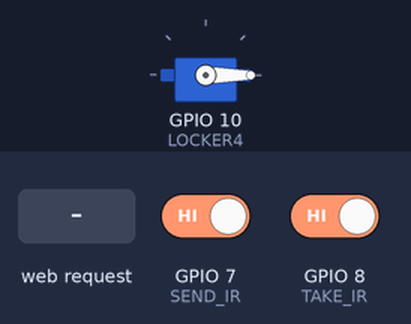
A sketch run on a simulated ESP32-C3. On the bench: servo. The inputs (shaded band) are chosen by the test bench; at power-on: GPIO 7 (SEND_IR) HIGH, GPIO 8 (TAKE_IR) HIGH. WiFi joins after 1.5 s; servers stay silent unless stated; what the sketch prints to the serial monitor is not drawn.

Above: at 2.7 s.
2.8 s: HTTP request GET /open?locker=open received
At 4.0 s:
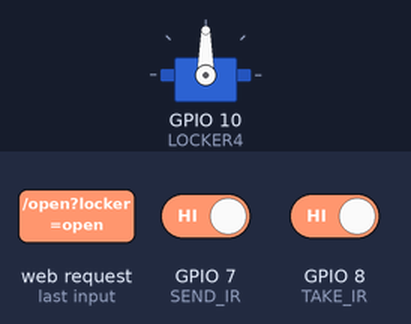
7.7 s: HTTP request GET /open?locker=close received
At 8.9 s:
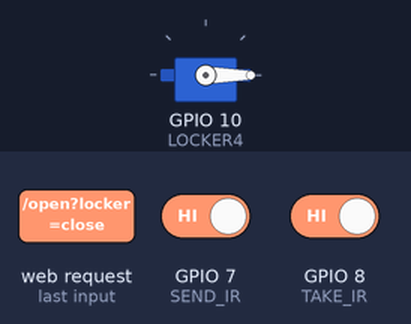
Timing chart, 0 to 10.2 s (numbered marks = the images above; inputs shaded):
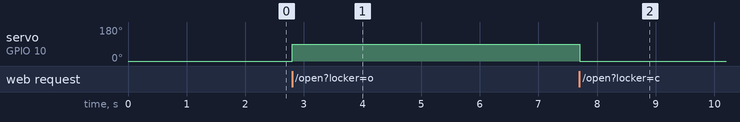

Measured:
- after the input at 2.8 s, servo on GPIO 10 (LOCKER4): 0° → 90° at once
- after the input at 7.7 s, servo on GPIO 10 (LOCKER4): 90° → 0° at once

The sketch:

esp32_c3mini.ino
```cpp
#include <Arduino.h>
#include "wf.h"
#include "button.h"
#include "websocket.h"
// change server name in htcl.cpp file
// check wifi in wf.cpp file
void setup()
{
  Serial.begin(115200);
  setupButtons();
  connectWiFi();
  setupWebServer();
  Serial.println("ESP32 WebServer started");
}

void loop()
{
  handleWebServer();
  handleButtons();
}
```

button.cpp
```cpp
#include <Arduino.h>
#include "htcl.h"

// ====== PIN CONFIG ======
#define SEND_IR 7
#define TAKE_IR 8

// ====== STATE (lưu trạng thái trước đó) ======
bool lastSendState = HIGH;
bool lastTakeState = HIGH;

// ====== CHỐNG SPAM (cooldown) ======
unsigned long lastSendTime = 0;
unsigned long lastTakeTime = 0;
const unsigned long cooldown = 2000; // ms

// ====== SETUP PIN ======
void setupButtons()
{
  pinMode(SEND_IR, INPUT);
  pinMode(TAKE_IR, INPUT);
}

// ====== HANDLE IR (CALL TRONG LOOP) ======
void handleButtons()
{
  unsigned long now = millis();

  bool currentSend = digitalRead(SEND_IR);
  bool currentTake = digitalRead(TAKE_IR);

  // ===== SEND: HIGH -> LOW (có xe) =====
  if (lastSendState == HIGH && currentSend == LOW && (now - lastSendTime > cooldown))
  {
    lastSendTime = now;
    sendCommand("open");
    Serial.println("SEND detected (1 lần)");
  }

  // ===== TAKE: HIGH -> LOW (có xe) =====
  if (lastTakeState == HIGH && currentTake == LOW && (now - lastTakeTime > cooldown))
  {
    lastTakeTime = now;
    sendCommand("close");
    Serial.println("TAKE detected (1 lần)");
  }

  // cập nhật trạng thái cũ
  lastSendState = currentSend;
  lastTakeState = currentTake;
}
```

button.h
```cpp
#ifndef BUTTON_H
#define BUTTON_H
#include <Arduino.h>

void setupButtons();
void handleButtons();
#endif
```

htcl.cpp
```cpp
#include <Arduino.h>
#include <WiFi.h>
#include <HTTPClient.h>

#include "button.h"
#include "htcl.h"

String serverName = "172.20.10.2:8000"; // change server name here

void sendCommand(String cmd)
{
  if (WiFi.status() != WL_CONNECTED)
    return;

  HTTPClient http;

  String url = "http://" + serverName + "/event?command=" + cmd;

  http.begin(url);

  int httpCode = http.GET();
  Serial.print("Send command: ");
  Serial.println(cmd);

  Serial.print("HTTP code: ");
  Serial.println(httpCode);

  http.end();
}
```

htcl.h
```cpp
#ifndef HTCL_H
#define HTCL_H
#include <Arduino.h>
extern String serverName;
void sendCommand(String cmd);

#endif
```

websocket.cpp
```cpp
#include <Arduino.h>
#include <ESP32Servo.h>
#include "websocket.h"
#include "button.h"

#define LOCKER4 10

WebServer server(80);
Servo servo4;

void openLocker()
{
  Serial.print("Opening locker ");
  servo4.write(90);
}

void closeLocker()
{
  Serial.print("Opening locker ");
  servo4.write(0);
}

void handleRoot() {
  server.send(200, "text/plain", "ESP32-C3 Locker Server");
}

void handleOpen() {
  if (!server.hasArg("locker"))
  {
    server.send(400, "text/plain", "missing locker param");
    return;
  }

  String action = server.arg("locker");

  if (action == "open") {
    openLocker();
    server.send(200, "text/plain", "locker opened");
  }
  else if (action == "close") {
    closeLocker();
    server.send(200, "text/plain", "locker closed");
  }
  else {
    server.send(400, "text/plain", "invalid value");
  }
}

void setupWebServer() {
  servo4.attach(LOCKER4);
  servo4.write(0);

  server.on("/", handleRoot);
  server.on("/open", handleOpen);

  server.begin();
}

void handleWebServer() {
  server.handleClient();
}
```

websocket.h
```cpp
#ifndef WEBSOCKET_H
#define WEBSOCKET_H
#include <Arduino.h>
#include <WebServer.h>

extern WebServer server;

void setupWebServer();
void handleWebServer();

#endif
```

wf.cpp
```cpp
#include <Arduino.h>
#include <WiFi.h>
#include "wf.h"

const char *ssid = "Sinhvien";
const char *password = "1234567890";

void connectWiFi() {
  WiFi.begin(ssid, password);

  Serial.print("Connecting WiFi");

  while (WiFi.status() != WL_CONNECTED) {
    delay(500);
    Serial.print(".");
  }

  Serial.println();
  Serial.print("IP address: ");
  Serial.println(WiFi.localIP());
}
```

wf.h
```cpp
#ifndef WF_H
#define WF_H
#include <Arduino.h>
extern const char *ssid;
extern const char *password;

void connectWiFi();

#endif
```
